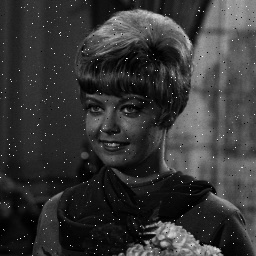
#> input picture python/Girl_noise.jpg, 256 x 256 px
$ jupyter execute d3.ipynb
#> lines starting #> are read from the running program, lines starting #| are printed output that depends on the picture
[cell 1]
import cv2
import numpy as np
import matplotlib.pyplot as plt

width, height = 256, 256

[cell 2]
# D3-1

image = np.zeros((height, width, 3), dtype=np.uint8)
cv2.imread("Girl_noise.jpg", image)

# 3x3 average filter using cv2.filter2D
kernel = np.ones((3, 3), dtype=np.float32) / 9.0
image = cv2.filter2D(image, -1, kernel)
# [16 lines of commented-out code are left out]


plt.imshow(image)
plt.axis("off")
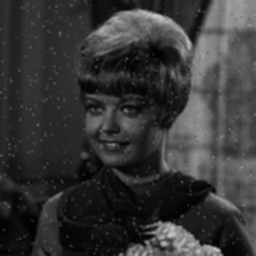
#> shown: shape (256, 256, 3); min 1, max 201, mean 54.5

[cell 3]
# D3-2

image = np.zeros((height, width, 3), dtype=np.uint8)
cv2.imread("Girl_noise.jpg", image)

# 3x3 median filter using cv2.filter2D

image = cv2.medianBlur(image, 3)
# [6 lines of commented-out code are left out]


plt.imshow(image)
plt.axis("off")
